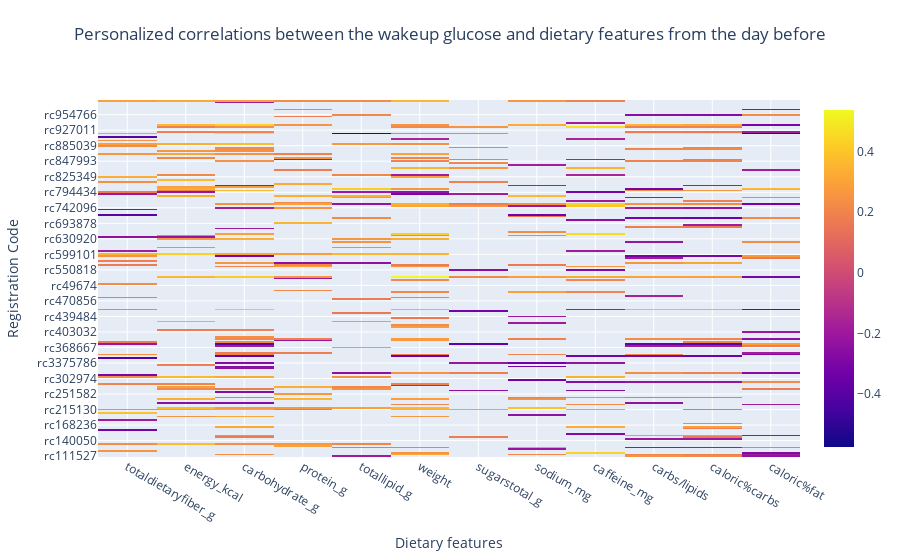

Notebook source saved alongside this figure:
### Code cell
plot_corr_heatmap(corr_table_total, savefig=True, filename='corr_total_diet_pnp3_nonfdr')

### Figure 1 — Plotly figure (JSON) as saved in the notebook; plotly's stock layout.template omitted (floating-point values rounded to 4 significant figures; data arrays with more than 128 entries replaced by an {"elided": "..."} marker saying what was removed)
{"data": [{"hoverongaps": false, "type": "heatmap", "x": ["totaldietaryfiber_g", "energy_kcal", "carbohydrate_g", "protein_g", "totallipid_g", "weight", "sugarstotal_g", "sodium_mg", "caffeine_mg", "carbs/lipids", "caloric%carbs", "caloric%fat"], "y": {"elided": "207 str values"}, "z": {"elided": "207x12 float values"}}], "layout": {"title": {"text": "Personalized correlations between the wakeup glucose and dietary features from the day before", "x": 0.5, "xanchor": "center", "y": 0.95, "yanchor": "top"}, "xaxis": {"title": {"text": "Dietary features"}}, "yaxis": {"title": {"text": "Registration Code"}}}}
